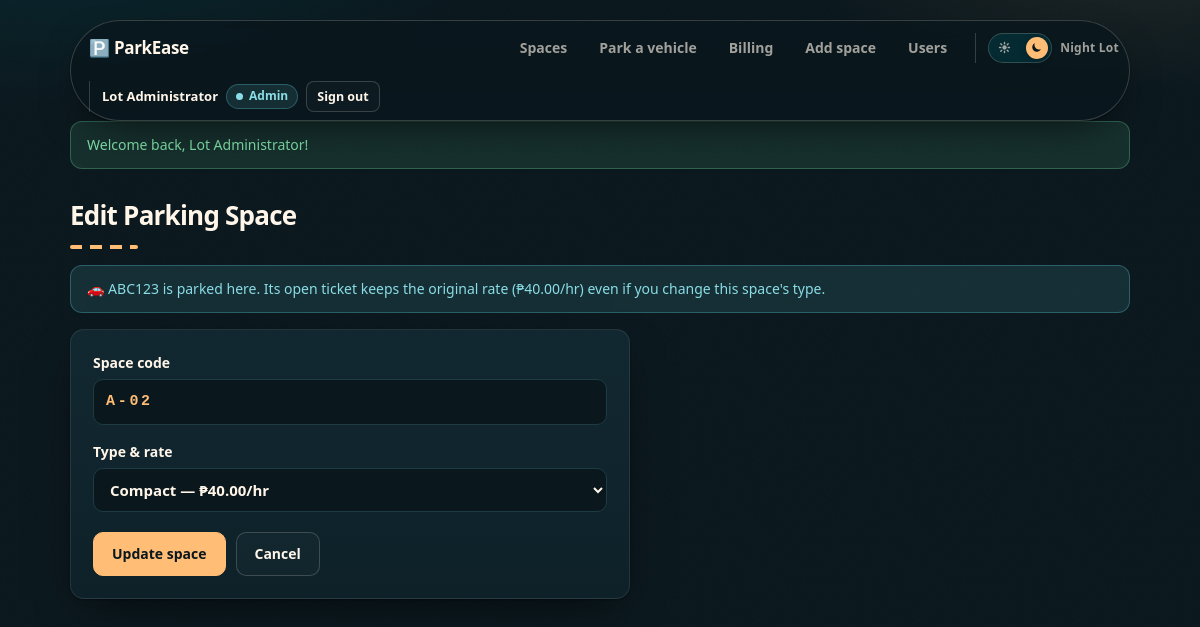
/edit.php?id=2 (signed in), run on the app's committed database.
### tables this page shows
CREATE TABLE IF NOT EXISTS sessions (
  session_id INT AUTO_INCREMENT PRIMARY KEY,
  space_id INT NOT NULL,
  driver_id INT NOT NULL,
  time_in DATETIME NOT NULL,
  time_out DATETIME NULL,
  rate DECIMAL(10,2) NOT NULL,             
  amount_due DECIMAL(10,2) NULL,
  tendered DECIMAL(10,2) NULL,
  amount_paid DECIMAL(10,2) NULL,
  payment_method VARCHAR(20) NULL,
  paid_at DATETIME NULL,
  KEY idx_space_active (space_id, time_out),
  FOREIGN KEY (space_id) REFERENCES spaces(space_id),
  FOREIGN KEY (driver_id) REFERENCES drivers(driver_id)
);

CREATE TABLE IF NOT EXISTS drivers (
  driver_id INT AUTO_INCREMENT PRIMARY KEY,
  full_name VARCHAR(120) NOT NULL,
  plate_number VARCHAR(20) NOT NULL UNIQUE,
  phone VARCHAR(20) NOT NULL DEFAULT ''
);

CREATE TABLE IF NOT EXISTS spaces (
  space_id INT AUTO_INCREMENT PRIMARY KEY,
  type_id INT NOT NULL,
  space_code VARCHAR(10) NOT NULL UNIQUE,
  FOREIGN KEY (type_id) REFERENCES space_types(type_id)
);

CREATE TABLE IF NOT EXISTS space_types (
  type_id INT AUTO_INCREMENT PRIMARY KEY,
  type_name VARCHAR(50) NOT NULL UNIQUE,
  hourly_rate DECIMAL(10,2) NOT NULL
);

### edit.php (the view, shortened to what this page needs)
<?php
require 'config.php'; require 'helpers.php';
$id = positiveId($_GET['id'] ?? null);
$stmt = $pdo->prepare('SELECT * FROM spaces WHERE space_id = ?');
$stmt->execute([$id]); $space = $stmt->fetch();
$types = $pdo->query('SELECT type_id, type_name, hourly_rate FROM space_types ORDER BY type_id')->fetchAll();
$stmt = $pdo->prepare('SELECT ps.rate, d.plate_number FROM sessions ps JOIN drivers d ON d.driver_id = ps.driver_id
                       WHERE ps.space_id = ? AND ps.time_out IS NULL');
$stmt->execute([$id]); $occupied = $stmt->fetch();
ob_start(); ?>
<?php if ($occupied): ?><p class="alert alert-info">🚗 <?= e($occupied['plate_number']) ?> is parked here. Its open ticket keeps the original rate (<?= money($occupied['rate']) ?>/hr) even if you change this space's type.</p><?php endif; ?>
<form method="post" class="card form">
<label>Space code <input name="space_code" class="upper" maxlength="10" required value="<?= e($space['space_code']) ?>"></label>
<label>Type &amp; rate <select name="type_id" required>
<?php foreach ($types as $t): ?>
<option value="<?= (int)$t['type_id'] ?>" <?= (int)$space['type_id'] === (int)$t['type_id'] ? 'selected' : '' ?>><?= e($t['type_name']) ?> — <?= money($t['hourly_rate']) ?>/hr</option>
<?php endforeach; ?>
</select></label>
<div class="btn-row"><button class="btn">Update space</button><a class="btn ghost" href="index.php">Cancel</a></div>
</form>

### style.css (style rules this page uses)
:root { color-scheme:dark; --ink:#0A171D; --cream:#FFF6E9; --teal:#003F47; --amber:#FFBD76; --amber-hi:#FFC98F; --bg:#0A171D; --card:#0E2129; --card-2:#122831; --card-grad:linear-gradient(180deg,#122831,#0E2129); --field:#0A171D; --field-line:#1E3B44; --line:rgba(255,246,233,.09); --line-strong:rgba(255,246,233,.18); --text:#FFF6E9; --muted:rgba(255,246,233,.62); --faint:rgba(255,246,233,.45); --wash-1:rgba(0,63,71,.62); --wash-2:rgba(255,189,118,.13); --wash-3:rgba(0,63,71,.4); --grain-o:.05; --shadow:0 1px 2px rgba(0,0,0,.4),0 16px 44px -16px rgba(0,0,0,.65); --glow:0 8px 24px -8px rgba(255,189,118,.45); --nav-bg:rgba(10,23,29,.84); --nav-hover:rgba(0,63,71,.55); --stat-a:rgba(0,63,71,.45); --stat-b:rgba(0,63,71,.16); --stat-hover-border:rgba(255,189,118,.35); --icon-bg:rgba(255,189,118,.12); --icon-ring:rgba(255,189,118,.25); --chip-bg:rgba(255,246,233,.02); --chip-hover-border:rgba(255,189,118,.55); --ghost-hover-bg:rgba(255,189,118,.08); --ghost-hover-border:rgba(255,189,118,.5); --thead-bg:rgba(0,63,71,.35); --row-hover:rgba(0,63,71,.28); --ok:#7FE0A8; --ok-bg:rgba(111,219,159,.12); --ok-ring:rgba(111,219,159,.3); --warn:#FFBD76; --warn-bg:rgba(255,189,118,.12); --warn-ring:rgba(255,189,118,.3); --bad:#FFA196; --bad-bg:rgba(255,122,107,.12); --bad-ring:rgba(255,122,107,.32); --info:#8ADDE6; --info-bg:rgba(98,208,220,.12); --info-ring:rgba(98,208,220,.3); --danger:#FF6B5E; --danger-hi:#FF8174; --danger-text:#FF9A8C; --link:#FFBD76; --link-hover:#FFC98F; --accent-text:#FFBD76; --readout:#FFD9A8; --lane:#FFBD76; --hr:rgba(255,246,233,.22); --bill-rule:#FFF6E9; --amount:#FFBD76; --focus-border:#FFBD76; --focus-ring:rgba(255,189,118,.16); --demo-bg:rgba(0,63,71,.25); --demo-border:rgba(255,189,118,.35); --code-bg:rgba(255,189,118,.14); --auth-border:rgba(255,189,118,.22); --auth-shadow:0 30px 80px -20px rgba(0,0,0,.8),0 -24px 90px -40px rgba(255,189,118,.35); --receipt-shadow:0 24px 70px -18px rgba(0,0,0,.8),0 0 60px -20px rgba(255,189,118,.18); --toggle-track:rgba(0,63,71,.5); --radius:14px; --mono:ui-monospace,"Cascadia Mono","JetBrains Mono",Consolas,monospace; }
* { box-sizing:border-box }
html { scrollbar-width:thin;scrollbar-color:var(--field-line) var(--bg) }
body { margin:0;font-family:system-ui,-apple-system,"Segoe UI",Roboto,Arial,sans-serif; color:var(--text);background:var(--bg);line-height:1.55;-webkit-font-smoothing:antialiased }
body::before { content:"";position:fixed;inset:-12%;z-index:0;pointer-events:none; background: radial-gradient(58% 46% at 14% -8%, var(--wash-1), transparent 62%), radial-gradient(42% 36% at 86% -4%, var(--wash-2), transparent 64%), radial-gradient(52% 58% at 50% 118%, var(--wash-3), transparent 62%); animation:lampDrift 30s ease-in-out infinite alternate }
body::after { content:"";position:fixed;inset:0;z-index:0;pointer-events:none;opacity:var(--grain-o); }
a { color:var(--link);transition:color .15s }
.card { background:var(--card-grad);border:1px solid var(--line); border-radius:var(--radius);box-shadow:var(--shadow);padding:22px;animation:rise .55s .18s both }
.form { max-width:560px }
label { display:block;font-weight:600;font-size:14px;margin:0 0 16px;color:var(--text) }
input,select { display:block;width:100%;margin-top:6px;padding:10px 12px;font:inherit;font-size:15px; color:var(--text);background:var(--field);border:1px solid var(--field-line);border-radius:10px }
::placeholder { color:var(--faint) }
select option { background:var(--field);color:var(--text) }
.upper { text-transform:uppercase;font-family:var(--mono);letter-spacing:.18em;color:var(--accent-text) }
.btn-row { display:flex;gap:10px;margin-top:20px;flex-wrap:wrap }
.btn { display:inline-flex;align-items:center;gap:6px;background:var(--amber);color:var(--ink); border:1px solid var(--amber);padding:10px 18px;border-radius:10px;font:inherit;font-weight:700;font-size:14px; cursor:pointer;text-decoration:none }
.btn.ghost { background:var(--chip-bg);color:var(--text);border-color:var(--line-strong) }
.alert { padding:12px 16px;border-radius:12px;font-size:14px;font-weight:500;margin:0 0 16px;border:1px solid;animation:rise .4s both }
.alert-info { background:var(--info-bg);color:var(--info);border-color:var(--info-ring) }
body,.card,.stat,nav,.table-wrap,input,select,.chip,.btn,.badge,.alert,.demo-box, .theme-toggle,.nav-links a,.brand,tbody tr,thead th,.tt-label,.theme-float { transition:background-color .3s ease,color .3s ease,border-color .3s ease,box-shadow .3s ease,transform .18s ease }

### data on the page
sessions: driver.plate_number "ABC123", rate "₱40.00"
spaces: space_code "A-02", type_id "Compact — ₱40.00/hr"

### other printed values
$label "Spaces"
$label "Park a vehicle"
$label "Billing"
$label "Add space"
$label "Users"
$u['name'] "Lot Administrator"
$f['msg'] "Welcome back, Lot Administrator!"
$title "Edit Parking Space"
